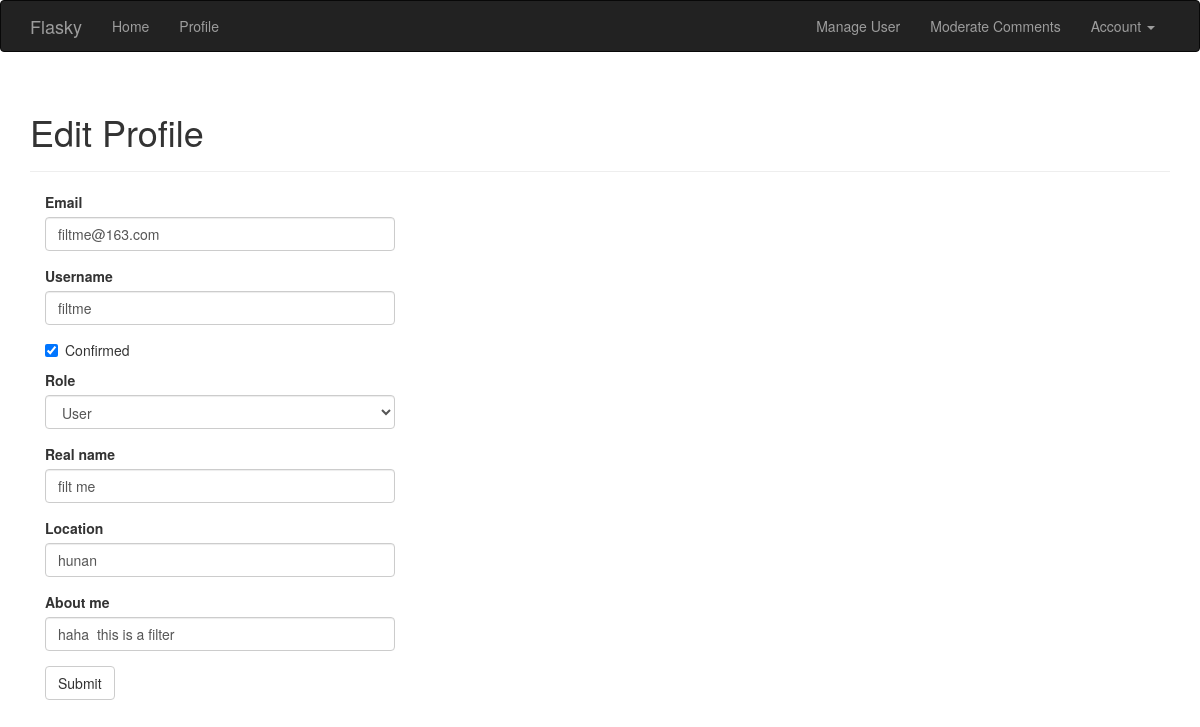
/edit-profile/2 (signed in), run on the app's committed database.
### app/models.py (models this page shows, shortened)
class User(UserMixin,db.Model):
    __tablename__ = 'users'
    id = db.Column(db.Integer,primary_key=True)
    email = db.Column(db.String(64),unique=True,index=True)
    username = db.Column(db.String(64),unique=True,index=True)
    password_hash = db.Column(db.String(128))
    role_id = db.Column(db.Integer, db.ForeignKey('roles.id'))
    confirmed = db.Column(db.Boolean,default=False)
    name = db.Column(db.String(64))
    location = db.Column(db.String(64))
    about_me = db.Column(db.Text())
    member_since = db.Column(db.DateTime, default=datetime.utcnow)
    last_seen = db.Column(db.DateTime, default=datetime.utcnow)
    posts = db.relationship('Post',backref='author',lazy='dynamic')
    followed = db.relationship('Follow',foreign_keys=[Follow.follower_id],
                               backref=db.backref('follower',lazy='joined'),
                               lazy='dynamic',cascade='all,delete-orphan')
    followers = db.relationship('Follow',foreign_keys=[Follow.followed_id],
                               backref=db.backref('followed',lazy='joined'),
                               lazy='dynamic',cascade='all,delete-orphan')
    comments = db.relationship('Comment',backref='author',lazy='dynamic')
    @property
    def password(self):
        raise AttributeError('password is not a readable attribute')
    def can(self,permission):
        return self.role is not None and \
        (self.role.permissions & permission)==permission
    def is_administrator(self):
        return self.can(Permission.ADMINISTER)
    def ping(self):
        self.last_seen = datetime.utcnow()
        db.session.add(self)

### app/main/views.py (the view, shortened to what this page needs)
@main.route('/edit-profile/<int:id>',methods=['GET','POST'])
@login_required
@admin_required
def edit_profile_admin(id):
    user = User.query.get_or_404(id)
    form = EditProfileAdminForm(user=user)
    form.email.data = user.email
    form.username.data = user.username
    form.confirmed.data = user.confirmed
    form.role.data = user.role_id
    form.name.data = user.name
    form.location.data = user.location
    form.about_me.data = user.about_me
    return render_template('edit_profile.html',form=form,user=user)

### app/main/forms.py (shortened to what this page needs)
class EditProfileAdminForm(Form):
    email = StringField('Email',validators=[Required(),Length(1,64),Email()])
    username = StringField('Username', validators=[Required(), Length(4, 26), Regexp('^[A-Za-z][A-Za-z0-9_.]*$', 0,
                                                                                    'Usernames must have only letters,'
                                                                                  'numbers,dots or underscores')])
    confirmed = BooleanField('Confirmed')
    role = SelectField('Role',coerce=int)
    name = StringField('Real name',validators=[Length(0,64)])
    location = StringField('Location', validators=[Length(0, 64)])
    about_me = StringField('About me', validators=[Length(0, 64)])
    submit = SubmitField('Submit')
    def __init__(self,user,*args,**kwargs):
        super(EditProfileAdminForm,self).__init__(*args,**kwargs)
        self.role.choices = [(role.id,role.name) for role in Role.query.order_by(Role.name).all()]
        self.user = user

### app/auth/views.py (called while the page is built)
@auth.before_app_request
def before_request():
    if current_user.is_authenticated:
        current_user.ping()
        if not current_user.confirmed \
                and request.endpoint[:5] != 'auth.':
            return redirect(url_for('auth.unconfirmed'))

### app/main/__init__.py (called while the page is built)
@main.app_context_processor
def inject_permissions():
    return dict(Permission=Permission)

### app/models.py (called while the page is built)
@login_manager.user_loader
def load_user(user_id):
    return User.query.get(int(user_id))

### app/templates/edit_profile.html (shortened to what this page needs)
{% extends "base.html" %}
{% import "bootstrap/wtf.html" as wtf %}
{% block page_content %}
<div class="page-header">
    <h1>Edit Profile</h1>
</div>
<div class="col-md-4">
    {{  wtf.quick_form(form) }}
</div>
{% endblock %}

### data on the page
User: email "filtme@163.com", username "filtme", confirmed "☑", role "User", name "filt me", location "hunan", about_me "haha this is a filter"
